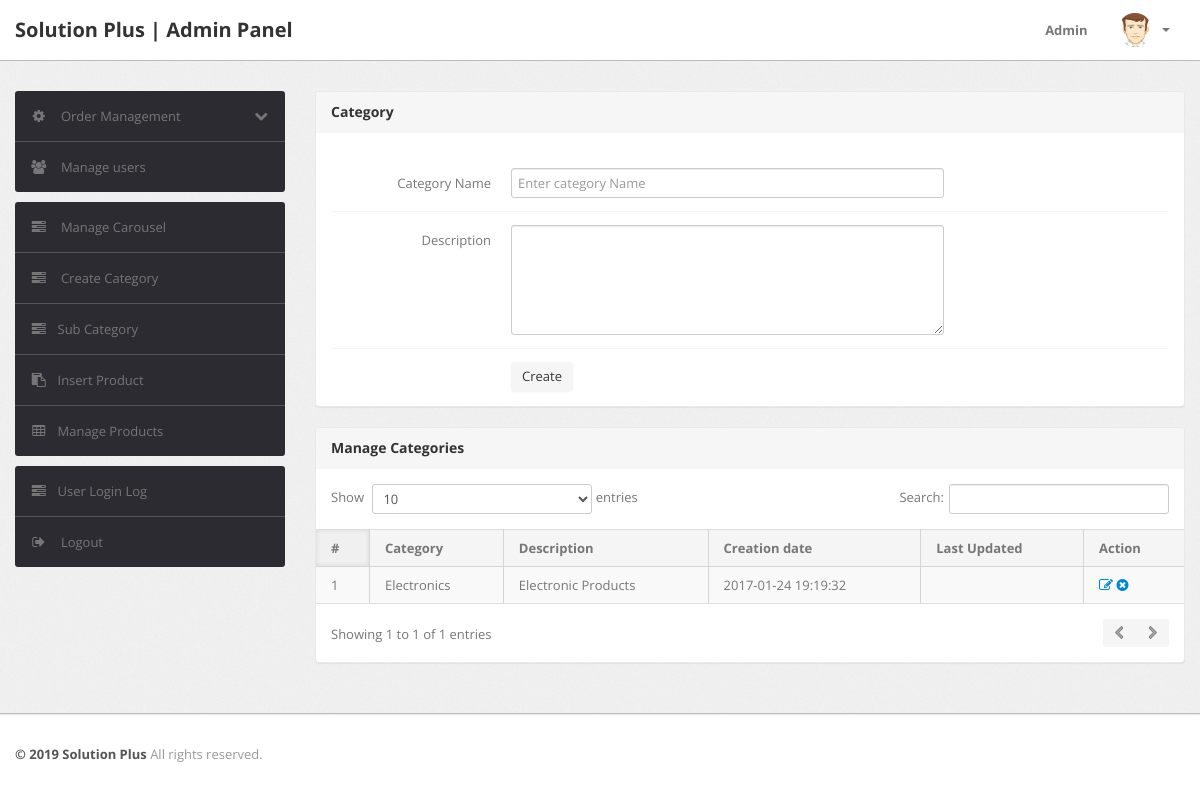
The app's page /admin/category.php (signed in) with its own data.
### tables this page shows
CREATE TABLE `category` (
  `id` int(11) NOT NULL,
  `categoryName` varchar(255) DEFAULT NULL,
  `categoryDescription` longtext,
  `creationDate` timestamp NOT NULL DEFAULT CURRENT_TIMESTAMP,
  `updationDate` varchar(255) DEFAULT NULL
);

### admin/category.php (the view, shortened to what this page needs)
<?php
include('include/config.php');
if(strlen($_SESSION['alogin'])==0)
	{
header('location:index.php');
}
else{
?>
<!DOCTYPE html>
<html lang="en">
<head>
	<link type="text/css" href="bootstrap/css/bootstrap.min.css" rel="stylesheet">
	<link type="text/css" href="bootstrap/css/bootstrap-responsive.min.css" rel="stylesheet">
	<link type="text/css" href="css/theme.css" rel="stylesheet">
	<link type="text/css" href="images/icons/css/font-awesome.css" rel="stylesheet">
</head>
<body>
<?php include('include/header.php');?>
	<div class="wrapper">
		<div class="container">
			<div class="row">
<?php include('include/sidebar.php');?>
			<div class="span9">
					<div class="content">
						<div class="module">
							<div class="module-head">
								<h3>Category</h3>
							</div>
							<div class="module-body">
									<br />
			<form class="form-horizontal row-fluid" name="Category" method="post" >
<div class="control-group">
<label class="control-label" for="basicinput">Category Name</label>
<div class="controls">
<input type="text" placeholder="Enter category Name"  name="category" class="span8 tip" required>
</div>
</div>
<div class="control-group">
											<label class="control-label" for="basicinput">Description</label>
											<div class="controls">
												<textarea class="span8" name="description" rows="5"></textarea>
											</div>
										</div>
	<div class="control-group">
											<div class="controls">
												<button type="submit" name="submit" class="btn">Create</button>
											</div>
										</div>
									</form>
							</div>
						</div>
	<div class="module">
							<div class="module-head">
								<h3>Manage Categories</h3>
							</div>
							<div class="module-body table">
								<table cellpadding="0" cellspacing="0" border="0" class="datatable-1 table table-bordered table-striped	 display" width="100%">
									<thead>
										<tr>
											<th>#</th>
											<th>Category</th>
											<th>Description</th>
											<th>Creation date</th>
											<th>Last Updated</th>
											<th>Action</th>
										</tr>
									</thead>
									<tbody>
<?php $query=mysqli_query($con,"select * from category");
$cnt=1;
while($row=mysqli_fetch_array($query))
{
?>
										<tr>
											<td><?php echo htmlentities($cnt);?></td>
											<td><?php echo htmlentities($row['categoryName']);?></td>
											<td><?php echo htmlentities($row['categoryDescription']);?></td>
											<td> <?php echo htmlentities($row['creationDate']);?></td>
											<td><?php echo htmlentities($row['updationDate']);?></td>
											<td>
											<a href="edit-category.php?id=<?php echo $row['id']?>" ><i class="icon-edit"></i></a>
											<a href="category.php?id=<?php echo $row['id']?>&del=delete" onClick="return confirm('Are you sure you want to delete?')"><i class="icon-remove-sign"></i></a></td>
										</tr>
										<?php $cnt=$cnt+1; } ?>
								</table>
							</div>
						</div>
					</div>
				</div>
			</div>
		</div>
	</div>
<?php include('include/footer.php');?>
</body>
<?php } ?>

### records on screen
category: categoryName "Electronics", categoryDescription "Electronic Products", creationDate "2017-01-24 19:19:32"
